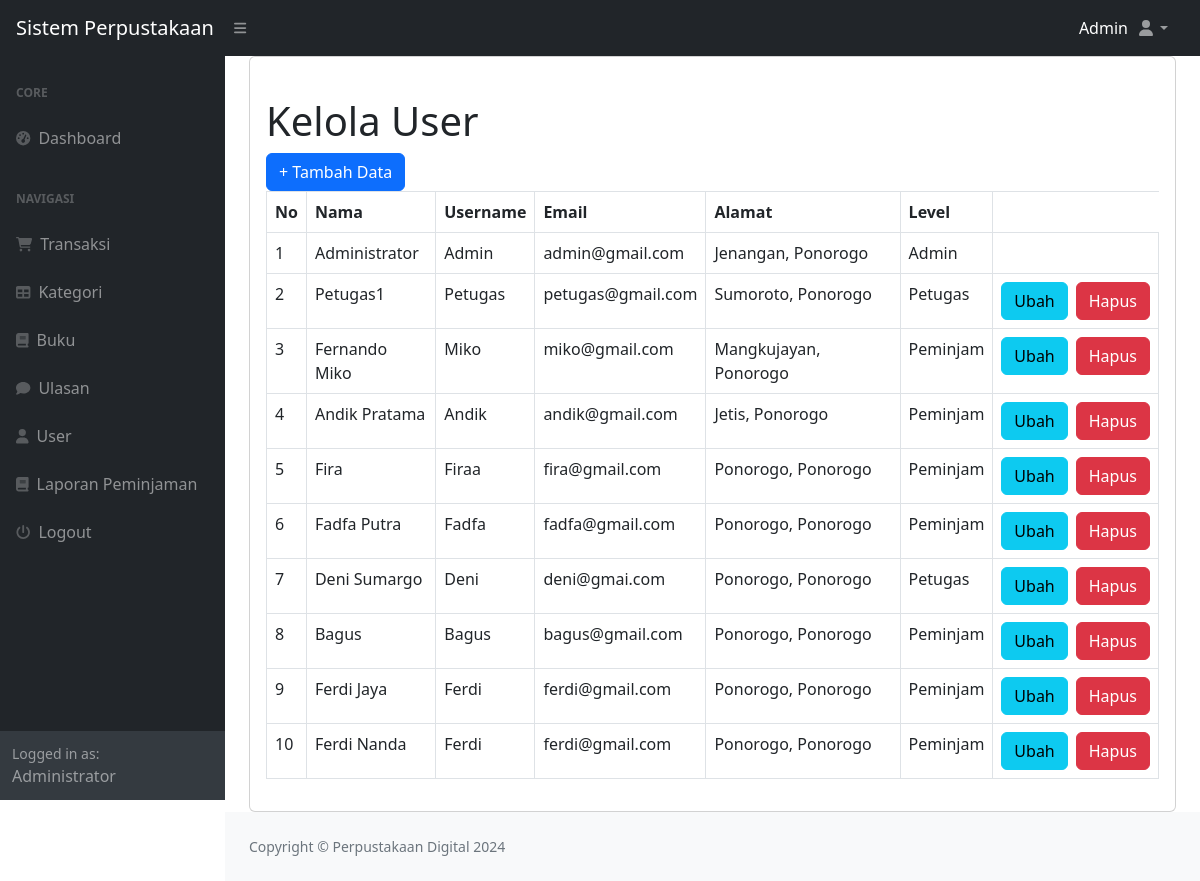
Screenshot of /index.php?page=user (signed in) with the database file from the repository.
### tables this page shows
CREATE TABLE `user_perpus` (
  `id_user` int(11) NOT NULL,
  `nama` varchar(255) NOT NULL,
  `username` varchar(255) NOT NULL,
  `password` varchar(255) NOT NULL,
  `email` varchar(255) NOT NULL,
  `alamat` text NOT NULL,
  `role_id` enum('Admin','Petugas','Peminjam') NOT NULL
);

### user.php (the view)
<div class="card">
 <div class="card-body">
 <h1 class="mt-4">Kelola User </h1>
<div class="row">
 <div class="col-md-12">
    <a href="?page=user_tambah" class="btn btn-primary">+ Tambah Data</a>
    <table class="table table-bordered" id="dataTable" width="100%" cellspacing="0">
        <tr>
            <th>No</th>
            <th>Nama</th>
            <th>Username</th>
            <th>Email</th>
            <th>Alamat</th>
            <th>Level</th>
        </tr>
        <?php
        $i = 1;
        $query = mysqli_query($koneksi, "SELECT * FROM user_perpus");
        while ($data = mysqli_fetch_array($query)) {
        ?>
        <tr>
        <td><?php echo $i++; ?> </td>
        <td><?php echo $data['nama']; ?> </td>
        <td><?php echo $data['username']; ?> </td>
        <td><?php echo $data['email']; ?> </td>
        <td><?php echo $data['alamat']; ?> </td>
        <td><?php echo $data['role_id']; ?> </td>
        <td>
            <div class="d-flex">
                <?php
                if ($data['role_id'] != 'Admin') {
                    ?>
                    <a href="?page=user_ubah&&id=<?php echo $data['id_user']; ?>" class="btn btn-info flex-fill me-2">Ubah</a>
                <?php
                }
                if ($data['role_id'] != 'Admin') {
                    ?>
                    <a onclick="return confirm('Apakah anda yakin menghapus data ini?')" href="?page=user_hapus&&id=<?php echo $data['id_user']; ?>" class="btn btn-danger flex-fill">Hapus</a>
                <?php
                }
                ?>
                    </div>
                </td>
            </tr>
         <?php
         }
         ?>
    </table>
 </div>
</div>
 </div>
</div>

### rows the page displays
user_perpus: nama "Administrator", username "Admin", email "admin@gmail.com", alamat "Jenangan, Ponorogo", role "Admin"
user_perpus: nama "Petugas1", username "Petugas", email "petugas@gmail.com", alamat "Sumoroto, Ponorogo", role "Petugas"
user_perpus: nama "Fernando Miko", username "Miko", email "miko@gmail.com", alamat "Mangkujayan, Ponorogo", role "Peminjam"
user_perpus: nama "Andik Pratama", username "Andik", email "andik@gmail.com", alamat "Jetis, Ponorogo", role "Peminjam"
user_perpus: nama "Fira", username "Firaa", email "fira@gmail.com", alamat "Ponorogo, Ponorogo", role "Peminjam"
user_perpus: nama "Fadfa Putra", username "Fadfa", email "fadfa@gmail.com", alamat "Ponorogo, Ponorogo", role "Peminjam"
user_perpus: nama "Deni Sumargo", username "Deni", email "deni@gmai.com", alamat "Ponorogo, Ponorogo", role "Petugas"
user_perpus: nama "Bagus", username "Bagus", email "bagus@gmail.com", alamat "Ponorogo, Ponorogo", role "Peminjam"
user_perpus: nama "Ferdi Jaya", username "Ferdi", email "ferdi@gmail.com", alamat "Ponorogo, Ponorogo", role "Peminjam"
user_perpus: nama "Ferdi Nanda", username "Ferdi", email "ferdi@gmail.com", alamat "Ponorogo, Ponorogo", role "Peminjam"

### other values shown
$_SESSION['user']['role_id'] "Admin"
$_SESSION['user']['nama'] "Administrator"
